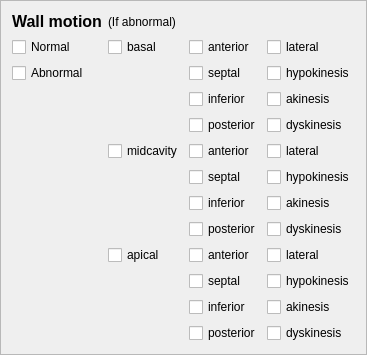
        <widget class="QFrame" name="frame_8">
         <property name="frameShape">
          <enum>QFrame::StyledPanel</enum>
         </property>
         <property name="frameShadow">
          <enum>QFrame::Raised</enum>
         </property>
         <layout class="QGridLayout" name="gridLayout_3">
          <item row="0" column="0">
           <widget class="QLabel" name="label_69">
            <property name="text">
             <string>&lt;html&gt;&lt;head/&gt;&lt;body&gt;&lt;p align=&quot;center&quot;&gt;&lt;span style=&quot; font-size:12pt; font-weight:600;&quot;&gt;Wall motion&lt;/span&gt;&lt;/p&gt;&lt;/body&gt;&lt;/html&gt;</string>
            </property>
           </widget>
          </item>
          <item row="3" column="2">
           <widget class="QCheckBox" name="W_inferior_check">
            <property name="text">
             <string>inferior</string>
            </property>
           </widget>
          </item>
          <item row="2" column="0">
           <widget class="QCheckBox" name="W_abnormal_check">
            <property name="text">
             <string>Abnormal</string>
            </property>
           </widget>
          </item>
          <item row="4" column="3">
           <widget class="QCheckBox" name="W_dysk_check">
            <property name="text">
             <string>dyskinesis</string>
            </property>
           </widget>
          </item>
          <item row="3" column="3">
           <widget class="QCheckBox" name="W_akinesis_check">
            <property name="text">
             <string>akinesis</string>
            </property>
           </widget>
          </item>
          <item row="1" column="3">
           <widget class="QCheckBox" name="W_lateral_check">
            <property name="text">
             <string>lateral</string>
            </property>
           </widget>
          </item>
          <item row="4" column="2">
           <widget class="QCheckBox" name="W_posterior_check">
            <property name="text">
             <string>posterior</string>
            </property>
           </widget>
          </item>
          <item row="2" column="3">
           <widget class="QCheckBox" name="W_hypo_check">
            <property name="text">
             <string>hypokinesis</string>
            </property>
           </widget>
          </item>
          <item row="1" column="0">
           <widget class="QCheckBox" name="W_normal_check">
            <property name="text">
             <string>Normal</string>
            </property>
           </widget>
          </item>
          <item row="1" column="2">
           <widget class="QCheckBox" name="W_anterior_check">
            <property name="text">
             <string>anterior</string>
            </property>
           </widget>
          </item>
          <item row="12" column="3">
           <widget class="QCheckBox" name="W_a_dyskinesis_check">
            <property name="text">
             <string>dyskinesis</string>
            </property>
           </widget>
          </item>
          <item row="12" column="2">
           <widget class="QCheckBox" name="W_a_posterior_check">
            <property name="text">
             <string>posterior</string>
            </property>
           </widget>
          </item>
          <item row="5" column="3">
           <widget class="QCheckBox" name="W_m_lateral_check">
            <property name="text">
             <string>lateral</string>
            </property>
           </widget>
          </item>
          <item row="6" column="2">
           <widget class="QCheckBox" name="W_m_septal_check">
            <property name="text">
             <string>septal</string>
            </property>
           </widget>
          </item>
          <item row="8" column="2">
           <widget class="QCheckBox" name="W_m_posterior_check">
            <property name="text">
             <string>posterior</string>
            </property>
           </widget>
          </item>
          <item row="7" column="2">
           <widget class="QCheckBox" name="W_m_inferior_check">
            <property name="text">
             <string>inferior</string>
            </property>
           </widget>
          </item>
          <item row="5" column="2">
           <widget class="QCheckBox" name="W_m_anterior_check">
            <property name="text">
             <string>anterior</string>
            </property>
           </widget>
          </item>
          <item row="9" column="3">
           <widget class="QCheckBox" name="W_a_lateral_check">
            <property name="text">
             <string>lateral</string>
            </property>
           </widget>
          </item>
          <item row="9" column="1">
           <widget class="QCheckBox" name="W_apical_check">
            <property name="text">
             <string>apical</string>
            </property>
           </widget>
          </item>
          <item row="7" column="3">
           <widget class="QCheckBox" name="W_m_akinesis_check">
            <property name="text">
             <string>akinesis</string>
            </property>
           </widget>
          </item>
          <item row="6" column="3">
           <widget class="QCheckBox" name="W_m_hypokinesis_check">
            <property name="text">
             <string>hypokinesis</string>
            </property>
           </widget>
          </item>
          <item row="9" column="2">
           <widget class="QCheckBox" name="W_a_anterior_check">
            <property name="text">
             <string>anterior</string>
            </property>
           </widget>
          </item>
          <item row="8" column="3">
           <widget class="QCheckBox" name="W_m_dyskinesis_check">
            <property name="text">
             <string>dyskinesis</string>
            </property>
           </widget>
          </item>
          <item row="5" column="1">
           <widget class="QCheckBox" name="W_midcavity_check">
            <property name="text">
             <string>midcavity</string>
            </property>
           </widget>
          </item>
          <item row="10" column="2">
           <widget class="QCheckBox" name="W_a_septal_check">
            <property name="text">
             <string>septal</string>
            </property>
           </widget>
          </item>
          <item row="11" column="3">
           <widget class="QCheckBox" name="W_a_akinesis_check">
            <property name="text">
             <string>akinesis</string>
            </property>
           </widget>
          </item>
          <item row="10" column="3">
           <widget class="QCheckBox" name="W_a_hypokinesis_check">
            <property name="text">
             <string>hypokinesis</string>
            </property>
           </widget>
          </item>
          <item row="11" column="2">
           <widget class="QCheckBox" name="W_a_inferior_check">
            <property name="text">
             <string>inferior</string>
            </property>
           </widget>
          </item>
          <item row="2" column="2">
           <widget class="QCheckBox" name="W_septal_check">
            <property name="text">
             <string>septal</string>
            </property>
           </widget>
          </item>
          <item row="0" column="1">
           <widget class="QLabel" name="label_83">
            <property name="text">
             <string>(If abnormal)</string>
            </property>
           </widget>
          </item>
          <item row="1" column="1">
           <widget class="QCheckBox" name="W_basal_check">
            <property name="text">
             <string>basal</string>
            </property>
           </widget>
          </item>
         </layout>
        </widget>
